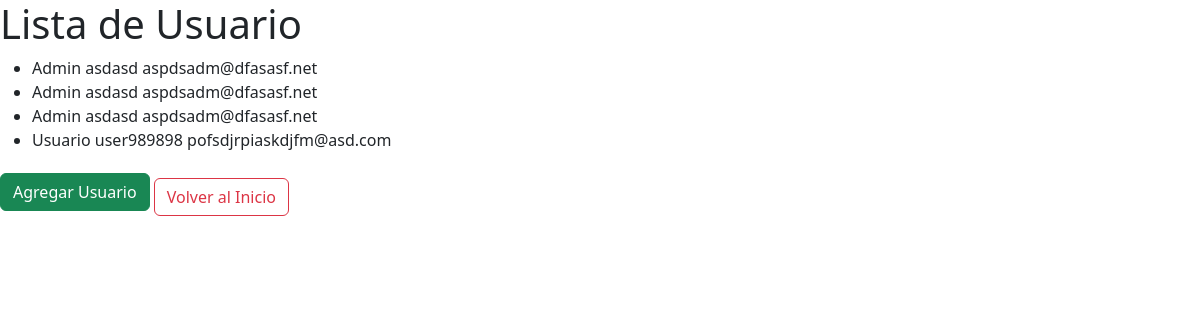
The page /SeriesUY/usuarios/ on the database its author committed.
### SeriesUY/models.py (models this page shows, shortened)
class Usuario(models.Model):
    rol = models.CharField(max_length=30)
    nombreUsuario = models.CharField(max_length=30)
    correo = models.EmailField()

### SeriesUY/views.py (the view)
# urls.py: path('usuarios/',lista_usuarios,name='lista_usuarios'),
def lista_usuarios(request):
    usuarios = Usuario.objects.all()
    return render(request, 'SeriesUY/lista_usuarios.html',{'usuarios': usuarios})

### SeriesUY/templates/SeriesUY/lista_usuarios.html (shortened to what this page needs)
<!DOCTYPE html>
<html lang="en">
<head>
    <link href="https://cdn.jsdelivr.net/npm/bootstrap@5.3.3/dist/css/bootstrap.min.css" rel="stylesheet">
</head>
<body>
    <h1>Lista de Usuario</h1>
    <ul>
        {% for usuario in usuarios %}
            <li>{{usuario.rol}} {{usuario.nombreUsuario}} {{usuario.correo}}</li>
        {% endfor %}
    </ul>
    <a href="{% url 'cargar_usuario' %}"class="btn btn-success">Agregar Usuario</a>
    <a href="{% url 'index' %}"class="btn btn-outline-danger"style="margin-top:10px">Volver al Inicio</a>
</body>
</html>

### rows shown on the page
Usuario: rol "Admin", nombreUsuario "asdasd", correo "aspdsadm@dfasasf.net"
Usuario: rol "Admin", nombreUsuario "asdasd", correo "aspdsadm@dfasasf.net"
Usuario: rol "Admin", nombreUsuario "asdasd", correo "aspdsadm@dfasasf.net"
Usuario: rol "Usuario", nombreUsuario "user989898", correo "pofsdjrpiaskdjfm@asd.com"
